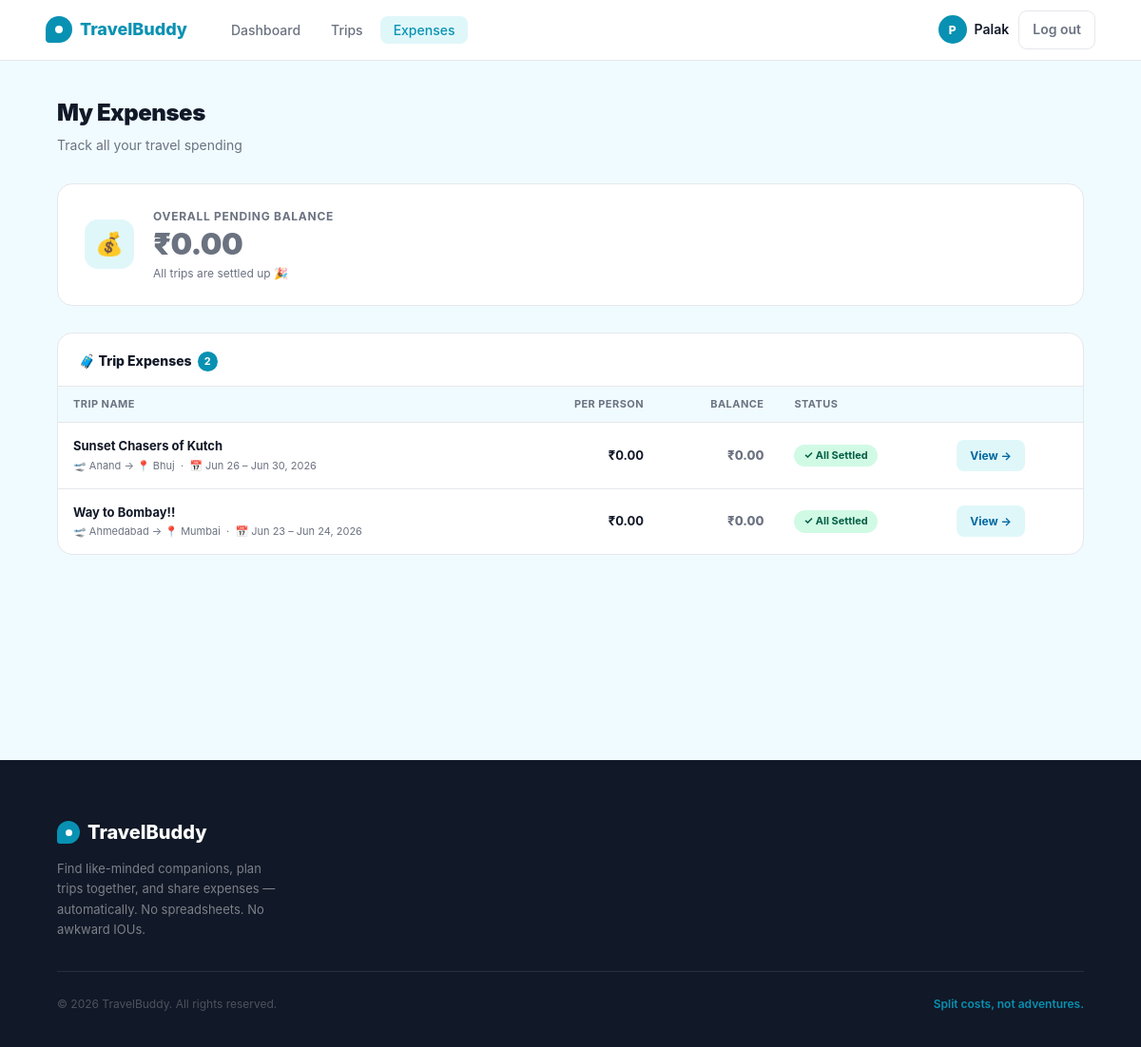
The page /my-expenses (signed in) on the database its author committed.
### app/models.py (models this page shows, shortened)
class User(db.Model, UserMixin):
    __tablename__ = 'users'
    id             = db.Column(db.Integer, primary_key=True)
    name           = db.Column(db.String(100), nullable=False)
    email          = db.Column(db.String(150), unique=True, nullable=False)
    password_hash  = db.Column(db.String(255), nullable=False)
    travel_style   = db.Column(db.String(50), default='flexible')
    bio            = db.Column(db.Text, default='')
    interests      = db.Column(db.String(255), default='')
    phone          = db.Column(db.String(20), default='')
    created_at     = db.Column(db.DateTime, default=lambda: datetime.now(timezone.utc))
    api_key        = db.Column(db.String(64), unique=True, nullable=True, index=True)
    owned_trips    = db.relationship('Trip', back_populates='owner', lazy='dynamic')
    memberships    = db.relationship('TripMember', back_populates='user', lazy='dynamic')
    expenses_paid  = db.relationship('Expense', back_populates='paid_by', lazy='dynamic')
    def _all_trip_ids(self):
        owned = [t.id for t in Trip.query.filter_by(owner_id=self.id).all()]
        joined = [m.trip_id for m in
                  TripMember.query.filter_by(user_id=self.id, status='accepted').all()]
        return list(set(owned + joined))

class Trip(db.Model):
    __tablename__ = 'trips'
    __table_args__ = (
        db.Index('ix_trips_owner_status', 'owner_id', 'status'),
        db.Index('ix_trips_public_start', 'is_public', 'start_date'),
    )
    id          = db.Column(db.Integer, primary_key=True)
    owner_id    = db.Column(db.Integer, db.ForeignKey('users.id'), nullable=False)
    title       = db.Column(db.String(150), nullable=False)
    destination = db.Column(db.String(150), nullable=False)
    departure_city = db.Column(db.String(100), default='')
    start_date  = db.Column(db.Date, nullable=False)
    end_date    = db.Column(db.Date, nullable=False)
    description = db.Column(db.Text, default='')
    budget_min  = db.Column(db.Float, default=0)
    budget_max  = db.Column(db.Float, default=0)
    max_members = db.Column(db.Integer, default=4)
    status      = db.Column(db.String(20), default='OPEN')
    join_deadline           = db.Column(db.DateTime, nullable=True)
    open_roster             = db.Column(db.Boolean, default=False, nullable=False,
                                        server_default='0')
    confirmation_deadline   = db.Column(db.DateTime, nullable=True)
    confirmation_started_at = db.Column(db.DateTime, nullable=True)
    cancelled_at            = db.Column(db.DateTime, nullable=True)
    is_public   = db.Column(db.Boolean, default=True)
    created_at  = db.Column(db.DateTime, default=lambda: datetime.now(timezone.utc))
    owner    = db.relationship('User', back_populates='owned_trips')
    members  = db.relationship('TripMember', back_populates='trip', lazy='dynamic',
                               cascade='all, delete-orphan')
    expenses = db.relationship('Expense', back_populates='trip', lazy='dynamic',
                               cascade='all, delete-orphan')
    def member_count(self):
        return self.members.filter_by(status='accepted').count() + 1  # +1 for owner
    def accepted_members(self):
        return TripMember.query.filter_by(trip_id=self.id, status='accepted').all()
    def all_member_users(self):
        users = [self.owner]
        for m in self.accepted_members():
            users.append(m.user)
        return users
    def total_spent(self):
        return round(sum(e.amount for e in self.expenses), 2)
    def your_share(self, user_id):
        mc = self.member_count()
        return round(self.total_spent() / mc, 2) if mc else 0.0
    def balance_for(self, user_id):
        paid = sum(e.amount for e in self.expenses.filter_by(paid_by_id=user_id))
        share = self.your_share(user_id)
        return round(paid - share, 2)
    def calculate_settlements(self):
        members = self.all_member_users()
        mc = len(members)
        if mc == 0:
            return []
        total = sum(e.amount for e in self.expenses)
        share = total / mc
        balances = []
        for user in members:
            paid = sum(e.amount for e in self.expenses.filter_by(paid_by_id=user.id))
            balances.append([user, round(paid - share, 2)])
        creditors = sorted([b for b in balances if b[1] > 0.009], key=lambda x: -x[1])
        debtors   = sorted([b for b in balances if b[1] < -0.009], key=lambda x: x[1])
        settlements = []
        i, j = 0, 0
        return settlements

### app/expenses/routes.py (the view, shortened to what this page needs)
@expenses.route('/my-expenses')
@login_required
def my_expenses():
    trip_ids = current_user._all_trip_ids()
    trips_list = Trip.query.filter(Trip.id.in_(trip_ids)).order_by(Trip.start_date.desc()).all() \
        if trip_ids else []
    rows = []
    pending_balance = 0.0
    for trip in trips_list:
        raw_balance = trip.balance_for(current_user.id)
        per_person  = trip.your_share(current_user.id)
        computed_transfers = trip.calculate_settlements()
        my_debts = [t for t in computed_transfers if t['debtor'].id == current_user.id]
        my_credits = [t for t in computed_transfers if t['creditor'].id == current_user.id]
        if not my_debts and not my_credits:
            settled = True
            unsettled_amount = 0.0
        if not settled:
            pending_balance += unsettled_amount
        rows.append({
            'trip':       trip,
            'per_person': round(per_person, 2),
            'balance':    round(raw_balance, 2),
            'settled':    settled,
        })
    return render_template('expenses/my_expenses.html',
        rows=rows,
        pending_balance=round(pending_balance, 2)
    )

### app/models.py (called while the page is built)
@login_manager.user_loader
def load_user(user_id):
    return db.session.get(User, int(user_id))

### app/templates/expenses/my_expenses.html (shortened to what this page needs)
{% extends "base.html" %}
{% block content %}
<div class="myexp-page">
  <div class="myexp-inner">
    <div class="page-header">
      <h1 class="page-title">My Expenses</h1>
      <p class="page-subtitle">Track all your travel spending</p>
    </div>
    <div class="balance-card">
      <div class="balance-icon">💰</div>
      <div class="balance-info">
        <div class="balance-label">Overall Pending Balance</div>
        {% if pending_balance > 0.009 %}
          <div class="balance-amount positive">+₹{{ "%.2f"|format(pending_balance) }}</div>
          <div class="balance-sub">You are owed this amount across unsettled trips</div>
        {% elif pending_balance < -0.009 %}
          <div class="balance-amount negative">−₹{{ "%.2f"|format(-pending_balance) }}</div>
          <div class="balance-sub">You owe this amount across unsettled trips</div>
        {% else %}
          <div class="balance-amount zero">₹0.00</div>
          <div class="balance-sub">All trips are settled up 🎉</div>
        {% endif %}
      </div>
    </div>
    {% if rows %}
    <div class="panel">
      <div class="panel-head">
        <div class="panel-title">
          🧳 Trip Expenses
          <span class="panel-count">{{ rows|length }}</span>
        </div>
      </div>
      <div class="exp-table-wrap">
        <table class="exp-table">
          <thead>
            <tr>
              <th>Trip Name</th>
              <th class="col-right">Per Person</th>
              <th class="col-right">Balance</th>
              <th>Status</th>
              <th></th>
            </tr>
          </thead>
          <tbody>
            {% for row in rows %}
            <tr>
              <td>
                <div class="td-trip-name">
                  <a href="{{ url_for('trips.detail', trip_id=row.trip.id) }}">{{ row.trip.title }}</a>
                </div>
                <div class="td-trip-sub">
                  🛫 {{ row.trip.departure_city }} → 📍 {{ row.trip.destination }} &nbsp;·&nbsp;
                  📅 {{ row.trip.start_date.strftime('%b %d') }} – {{ row.trip.end_date.strftime('%b %d, %Y') }}
                </div>
              </td>
              <td class="td-amount">₹{{ "%.2f"|format(row.per_person) }}</td>
              <td class="td-balance {% if row.balance > 0.009 %}positive{% elif row.balance < -0.009 %}negative{% else %}zero{% endif %}">
                {% if row.balance > 0.009 %}
                  +₹{{ "%.2f"|format(row.balance) }}
                {% elif row.balance < -0.009 %}
                  −₹{{ "%.2f"|format(-row.balance) }}
                {% else %}
                  ₹0.00
                {% endif %}
              </td>
              <td>
                {% if row.settled %}
                  <span class="badge badge-settled">✓ All Settled</span>
                {% else %}
                  <span class="badge badge-pending">⏳ Pending</span>
                {% endif %}
              </td>
              <td>
                <a href="{{ url_for('trips.detail', trip_id=row.trip.id) }}#settlement-summary"
                   class="btn-view">View →</a>
              </td>
            </tr>
            {% endfor %}
          </tbody>
        </table>
      </div>
    </div>
    {% else %}
    <div class="empty-state">
      <div class="empty-icon">🧾</div>
      <h4>No expenses yet</h4>
      <p>Once you join a trip and expenses are added, they'll appear here.</p>
    </div>
    {% endif %}
  </div>
</div>
{% endblock %}

### app/templates/base.html (shortened to what this page needs)
<!DOCTYPE html>
<html lang="en">
<head>
</head>
<body>
<nav>
  <a href="{{ url_for('main.home') }}" class="logo">
    <div class="logo-icon"></div>
    TravelBuddy
  </a>
  {% if current_user.is_authenticated %}
    <ul class="nav-links">
      <li><a href="{{ url_for('dashboard.index') }}" {% if request.endpoint == 'dashboard.index' %}class="active"{% endif %}>Dashboard</a></li>
      <li><a href="{{ url_for('trips.index') }}" {% if request.endpoint and request.endpoint.startswith('trips.') %}class="active"{% endif %}>Trips</a></li>
      <li><a href="{{ url_for('expenses.my_expenses') }}" {% if request.endpoint == 'expenses.my_expenses' %}class="active"{% endif %}>Expenses</a></li>
    </ul>
    <div class="nav-right">
      <div class="nav-user">
        <div class="nav-avatar">{{ current_user.name[0].upper() }}</div>
        <a href="{{ url_for('profile.view') }}" style="color:inherit;">{{ current_user.name.split()[0] }}</a>
      </div>
      <a href="{{ url_for('auth.logout') }}" class="btn-logout">Log out</a>
    </div>
  {% endif %}
</nav>
{% block content %}{% endblock %}
<footer>
  <div class="footer-inner">
    <div class="footer-top">
      <div class="footer-brand">
        <div class="footer-logo">
          <div class="footer-logo-icon"></div>
          TravelBuddy
        </div>
        <p>Find like-minded companions, plan trips together, and share expenses — automatically. No spreadsheets. No awkward IOUs.</p>
      </div>
    </div>
    <div class="footer-bottom">
      <p class="footer-copy">© 2026 TravelBuddy. All rights reserved.</p>
      <p class="footer-tagline-bottom">Split costs, not adventures.</p>
    </div>
  </div>
</footer>
</body>
</html>

### rows shown on the page
User: name "P", name "Palak"
Trip: trip "Sunset Chasers of Kutch", trip.departure_city "Anand", trip.destination "Bhuj", trip.start_date "Jun 26", trip.end_date "Jun 30, 2026"
Trip: trip "Way to Bombay!!", trip.departure_city "Ahmedabad", trip.destination "Mumbai", trip.start_date "Jun 23", trip.end_date "Jun 24, 2026"

### other values the page prints
{{ rows|length }} "2"
{{ "%.2f"|format(row.per_person) }} "0.00" "0.00"
